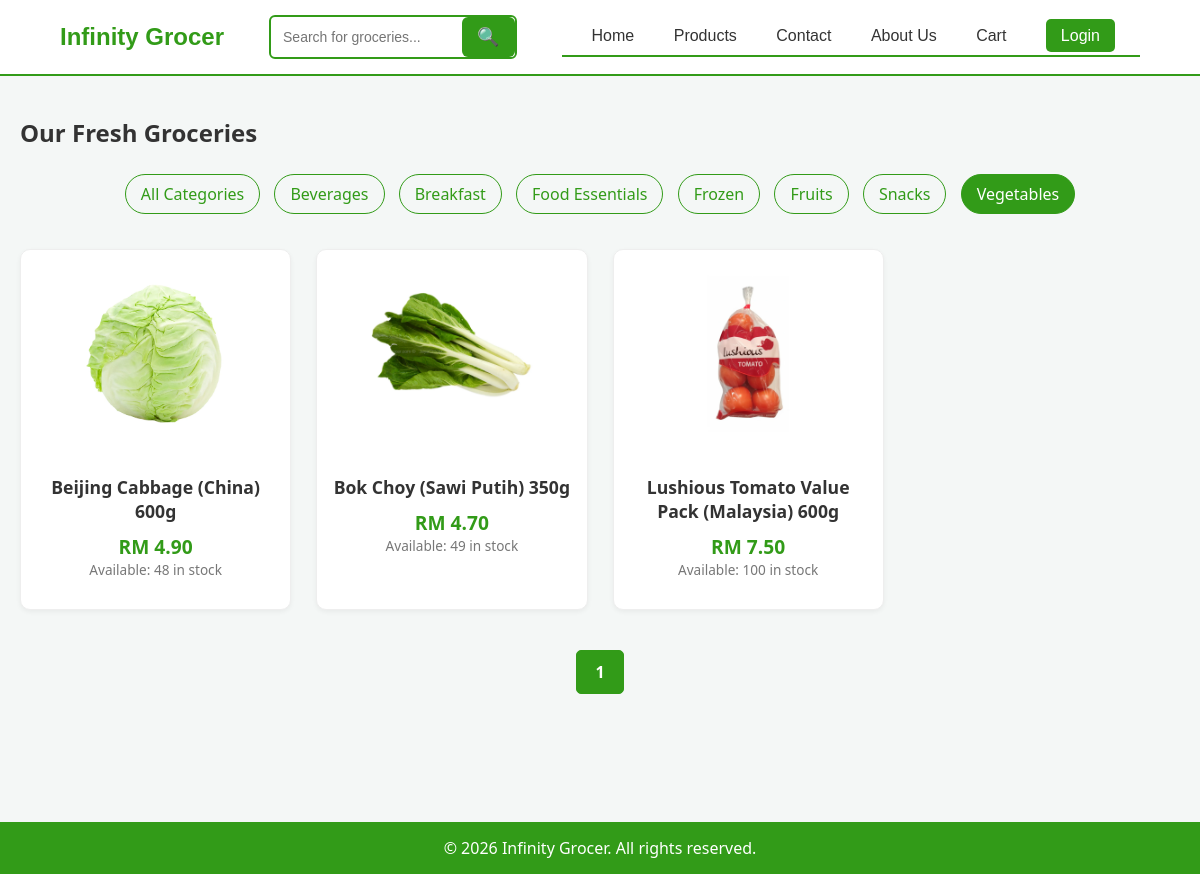
The app's page /customer/products.php?category_id=1 with its own data.
### tables this page shows
CREATE TABLE IF NOT EXISTS categories (
    category_id INT PRIMARY KEY AUTO_INCREMENT,
    category_name VARCHAR(255) NOT NULL UNIQUE
);

CREATE TABLE IF NOT EXISTS products (
    product_id INT PRIMARY KEY AUTO_INCREMENT,
    category_id int NOT NULL,
    name VARCHAR(255) NOT NULL,
    description TEXT,
    price DECIMAL(10, 2) NOT NULL,
    stock_quantity int NOT NULL,
    created_at TIMESTAMP NOT NULL DEFAULT CURRENT_TIMESTAMP,
    FOREIGN KEY (category_id) REFERENCES categories(category_id),
    product_image VARCHAR(255),
    active BOOLEAN NOT NULL DEFAULT TRUE
);

### customer/products.php (the view, shortened to what this page needs)
<?php
include '../includes/dbconnect.php';
$cat_query = "SELECT * FROM categories";
$cat_result = $conn->query($cat_query);
$category_id = isset($_GET['category_id']) ? $_GET['category_id'] : null;
$search_query = isset($_GET['search']) ? $_GET['search'] : null;
$active = 1;
$page = isset($_GET['page']) ? (int)$_GET['page'] : 1;
$limit =16;
$offset = ($page - 1) * $limit;
if ($category_id && !empty($search_query)) {
    $stmt = $conn->prepare("SELECT * FROM products WHERE category_id = ? AND active = ? AND name LIKE ? LIMIT ? OFFSET ?");
    $search_param = "%" . $search_query . "%";
    $stmt->bind_param("iisii", $category_id, $active, $search_param, $limit, $offset);
} elseif ($category_id) {
    $stmt = $conn->prepare("SELECT * FROM products WHERE category_id = ? AND active = ? LIMIT ? OFFSET ?");
    $stmt->bind_param("iiii", $category_id, $active, $limit, $offset);
} elseif (!empty($search_query)) {
    $stmt = $conn->prepare("SELECT * FROM products WHERE active = ? AND name LIKE ? LIMIT ? OFFSET ?");
    $search_param = "%" . $search_query . "%";
    $stmt->bind_param("isii", $active, $search_param, $limit, $offset);
} else {
    $stmt = $conn->prepare("SELECT * FROM products WHERE active = ? LIMIT ? OFFSET ?");
    $stmt->bind_param("iii", $active, $limit, $offset);
}
$stock_query = "SELECT product_id, stock_quantity FROM products WHERE active = 1";
$stock_result = $conn->query($stock_query);
$stock_levels = [];
while ($row = $stock_result->fetch_assoc()) {
    $stock_levels[$row['product_id']] = $row['stock_quantity'];
}
$stmt->execute();
$product_result = $stmt->get_result();
if ($category_id && !empty($search_query)) {
    $count_stmt = $conn->prepare("SELECT COUNT(*) as total FROM products WHERE category_id = ? AND active = ? AND name LIKE ?");
    $count_stmt->bind_param("iis", $category_id, $active, $search_param);
} elseif ($category_id) {
    $count_stmt = $conn->prepare("SELECT COUNT(*) as total FROM products WHERE category_id = ? AND active = ?");
    $count_stmt->bind_param("ii", $category_id, $active);
} elseif (!empty($search_query)) {
    $count_stmt = $conn->prepare("SELECT COUNT(*) as total FROM products WHERE active = ? AND name LIKE ?");
    $count_stmt->bind_param("is", $active, $search_param);
} else {
    $count_stmt = $conn->prepare("SELECT COUNT(*) as total FROM products WHERE active = ?");
    $count_stmt->bind_param("i", $active);
}
$count_stmt->execute();
$count_result = $count_stmt->get_result()->fetch_assoc();
$total_pages = ceil($count_result['total'] / $limit);
?>
<!DOCTYPE html>
<html lang="en">
<head>
    <link rel="stylesheet" href="includes/styles.css">
</head>
<body>
<?php include 'includes/header.php'; ?>
<div class="product-container">
    <h2>Our Fresh Groceries</h2>
    <div class="filter-menu">
        <a href="products.php" class="<?php echo !$category_id ? 'active' : ''; ?>">All Categories</a>
        <?php while($cat = $cat_result->fetch_assoc()): ?>
            <a href="products.php?category_id=<?php echo $cat['category_id']; ?>"
               class="<?php echo $category_id == $cat['category_id'] ? 'active' : ''; ?>">
                <?php echo htmlspecialchars($cat['category_name']); ?>
            </a>
        <?php endwhile; ?>
    </div>
    <div class="product-grid">
        <?php if ($product_result->num_rows > 0): ?>
            <?php while($row = $product_result->fetch_assoc()): ?>
                <div class="product-card" onclick="window.location.href='product_detail.php?product_id=<?php echo $row['product_id']; ?>'">
                    <?php
                        $img = !empty($row['product_image']) ? '../admin/products/'.$row['product_image'] : 'images/no-image.png';
                    ?>
                    <img src="<?php echo $img; ?>" alt="<?php echo htmlspecialchars($row['name']); ?>">
                    <div class="product-name"><?php echo htmlspecialchars($row['name']); ?></div>
                    <div class="product-price">RM <?php echo number_format($row['price'], 2); ?></div>
                    <div class="stock-label">
                        <?php
                            $stock_qty = isset($stock_levels[$row['product_id']]) ? $stock_levels[$row['product_id']] : 0;
                            echo $stock_qty > 0 ? 'Available: ' . htmlspecialchars($stock_qty) . ' in stock' : '<div class="stock-label out-of-stock">Out of Stock</div>';
                        ?>
                    </div>
                </div>
            <?php endwhile; ?>
        <?php else: ?>
            <p style="text-align: center; grid-column: 1 / -1;">No products found in this category.</p>
        <?php endif; ?>
    </div>
    <div class="pagination">
        <?php
        $query_string = "";
        if($category_id) $query_string .= "&category_id=" . $category_id;
        ?>
        <?php for ($i = 1; $i <= $total_pages; $i++): ?>
            <a href="?page=<?php echo $i; ?><?php echo $query_string; ?>"
            class="<?php echo ($i == $page) ? 'active' : ''; ?>">
            <?php echo $i; ?>
            </a>
        <?php endfor; ?>
    </div>
</div>
<?php include 'includes/footer.php'; ?>
</body>
</html>

### customer/includes/styles.css (style rules this page uses)
body { font-family: 'Segoe UI', Tahoma, Geneva, Verdana, sans-serif; background-color: #f4f7f6; margin: 0; padding: 0; color: #333; position: relative; min-height: 100vh; box-sizing: border-box; }
body::after { content: ""; display: block; height: 120px; }

### customer/products.php (style rules this page uses)
.product-container { max-width: 1200px; margin: 0 auto; padding: 20px; }
.filter-menu { margin-bottom: 30px; text-align: center; }
.filter-menu a { text-decoration: none; padding: 8px 15px; margin: 5px; border: 1px solid #329b18; color: #329b18; border-radius: 20px; display: inline-block; }
.filter-menu a:hover, .filter-menu a.active { background: #329b18; color: white; }
.product-grid { display: grid; grid-template-columns: repeat(auto-fill, minmax(230px, 1fr)); gap: 25px; }
.product-card { border: 1px solid #eee; border-radius: 10px; padding: 15px; text-align: center; background: #fff; box-shadow: 0 2px 5px rgba(0,0,0,0.05); }
.product-card img { width: 100%; height: 180px; object-fit: contain; margin-bottom: 15px; }
.product-name { font-size: 1.1em; font-weight: bold; margin: 10px 0; }
.product-price { color: #329b18; font-weight: bold; font-size: 1.2em; }
.stock-label { font-size: 0.85em; color: #777; margin-bottom: 15px; }
.pagination { display: flex; justify-content: center; align-items: center; gap: 10px; margin: 40px 0; }
.pagination a { text-decoration: none; padding: 10px 18px; border: 1px solid #329b18; color: #329b18; border-radius: 5px; transition: all 0.3s ease; font-weight: bold; }
.pagination a.active { background-color: #329b18; color: white; border-color: #329b18; }

### records on screen
categories: category_name "Beverages"
categories: category_name "Breakfast"
categories: category_name "Food Essentials"
categories: category_name "Frozen"
categories: category_name "Fruits"
categories: category_name "Snacks"
categories: category_name "Vegetables"
products: product_image (picture), name "Beijing Cabbage (China) 600g", price "4.90", product_id "48"
products: product_image (picture), name "Bok Choy (Sawi Putih) 350g", price "4.70", product_id "49"
products: product_image (picture), name "Lushious Tomato Value Pack (Malaysia) 600g", price "7.50", product_id "100"
